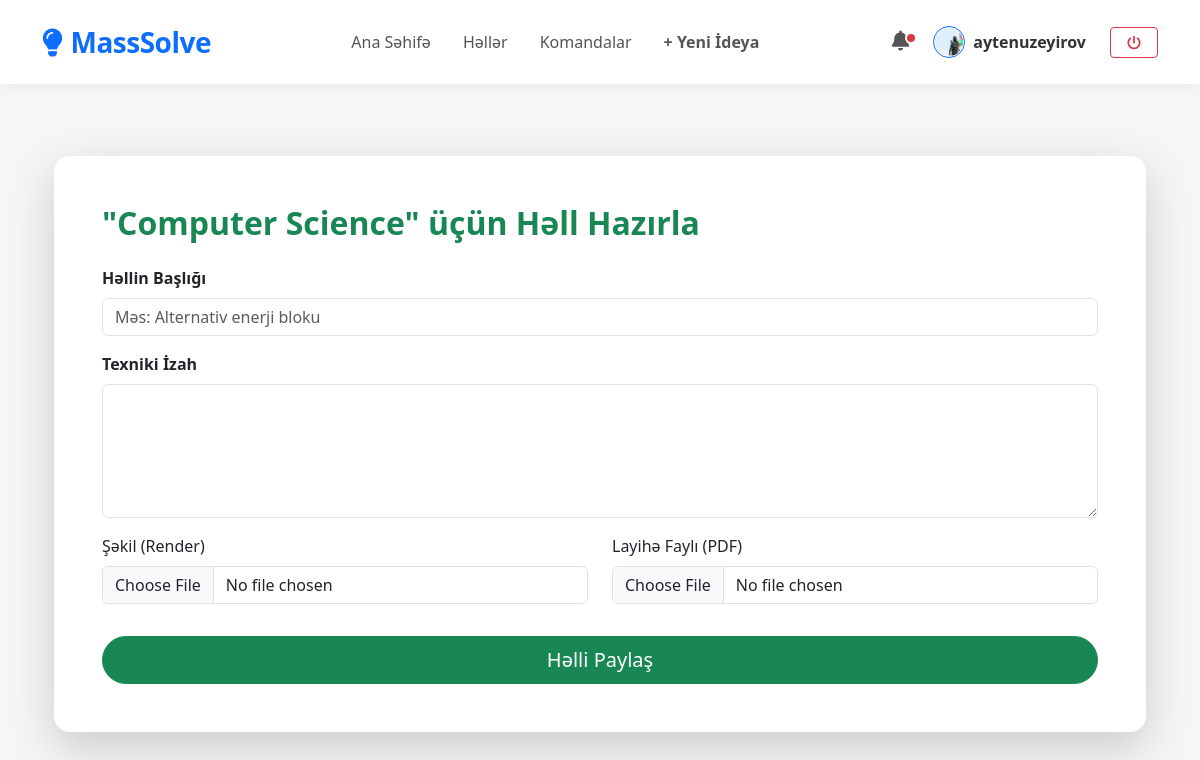
Screenshot of /idea/3/add-solution/ (signed in) with the database file from the repository.
### users/models.py (models this page shows, shortened)
class User(AbstractUser):
    is_student = models.BooleanField(default=False)
    is_manufacturer = models.BooleanField(default=False)
    bio = models.TextField(max_length=500, blank=True)
    karma = models.IntegerField(default=0)

### innovation/models.py (models this page shows, shortened)
class Profile(models.Model):
    user = models.OneToOneField(settings.AUTH_USER_MODEL, on_delete=models.CASCADE, related_name='profile')
    bio = models.TextField(max_length=500, blank=True, verbose_name="Haqqında")
    location = models.CharField(max_length=100, blank=True, verbose_name="Məkan")
    avatar = models.ImageField(upload_to='avatars/', default='avatars/default.png', blank=True, null=True)

class Idea(models.Model):
    author = models.ForeignKey(settings.AUTH_USER_MODEL, on_delete=models.CASCADE, related_name='ideas')
    category = models.ForeignKey(Category, on_delete=models.SET_NULL, null=True, related_name='ideas', blank=True)
    title = models.CharField(max_length=255, verbose_name="İdeya Başlığı")
    description = models.TextField(verbose_name="Ətraflı İzah")
    is_official_product = models.BooleanField(default=False, verbose_name="Rəsmi Məhsuldur?")
    image = models.ImageField(upload_to='ideas/%Y/%m/%d/', blank=True, null=True, verbose_name="Şəkil/Render")
    votes = models.ManyToManyField(settings.AUTH_USER_MODEL, related_name='idea_votes', blank=True)
    created_at = models.DateTimeField(auto_now_add=True)
    updated_at = models.DateTimeField(auto_now=True)
    class Meta:
        ordering = ['-created_at']

### innovation/views.py (the view, shortened to what this page needs)
# urls.py: path('idea/<int:pk>/add-solution/', views.add_solution, name='add_solution'),
@login_required
def add_solution(request, pk):
    idea = get_object_or_404(Idea, pk=pk)
    return render(request, 'innovation/add_solution.html', {'idea': idea})

### innovation/templates/innovation/add_solution.html (shortened to what this page needs)
{% extends 'base.html' %}
{% block content %}
<div class="container py-5">
    <div class="card border-0 shadow-lg p-5 rounded-4">
        <h2 class="fw-bold mb-4 text-success">"{{ idea.title }}" üçün Həll Hazırla</h2>
        <form method="POST" enctype="multipart/form-data">
            <div class="mb-3">
                <label class="form-label fw-bold">Həllin Başlığı</label>
                <input type="text" name="title" class="form-control" placeholder="Məs: Alternativ enerji bloku" required>
            </div>
            <div class="mb-3">
                <label class="form-label fw-bold">Texniki İzah</label>
                <textarea name="description" class="form-control" rows="5" required></textarea>
            </div>
            <div class="row">
                <div class="col-md-6 mb-3">
                    <label class="form-label">Şəkil (Render)</label>
                    <input type="file" name="image" class="form-control">
                </div>
                <div class="col-md-6 mb-3">
                    <label class="form-label">Layihə Faylı (PDF)</label>
                    <input type="file" name="file" class="form-control">
                </div>
            </div>
            <button type="submit" class="btn btn-success btn-lg w-100 rounded-pill mt-3">Həlli Paylaş</button>
        </form>
    </div>
</div>
{% endblock %}

### templates/base.html (shortened to what this page needs)
<!DOCTYPE html>
<html lang="az">
<head>
    <link href="https://cdn.jsdelivr.net/npm/bootstrap@5.3.0/dist/css/bootstrap.min.css" rel="stylesheet">
    <link rel="stylesheet" href="https://cdnjs.cloudflare.com/ajax/libs/font-awesome/6.0.0/css/all.min.css">
</head>
<body>
<nav class="navbar navbar-expand-lg py-3 sticky-top">
    <div class="container">
        <a class="navbar-brand fs-3" href="{% url 'home' %}">
            <i class="fa-solid fa-lightbulb me-2"></i>MassSolve
        </a>
        <div class="collapse navbar-collapse" id="navbarMain">
            <ul class="navbar-nav mx-auto mb-2 mb-lg-0">
                <li class="nav-item">
                    <a class="nav-link px-3" href="{% url 'home' %}">Ana Səhifə</a>
                </li>
                <li class="nav-item">
                    <a class="nav-link px-3" href="{% url 'solutions_home' %}">Həllər</a>
                </li>
                <li class="nav-item">
                    <a class="nav-link px-3" href="{% url 'team_list' %}">Komandalar</a>
                </li>
                {% if user.is_authenticated %}
                <li class="nav-item">
                    <a class="nav-link px-3 fw-bold text-primary" href="{% url 'create_idea' %}">+ Yeni İdeya</a>
                </li>
                {% endif %}
            </ul>
            <div class="d-flex align-items-center gap-3">
                {% if user.is_authenticated %}
                    <a href="{% url 'manage_requests' %}" class="nav-link position-relative px-2">
                        <i class="fa-solid fa-bell fs-5"></i>
                        <span class="notification-dot"></span>
                    </a>
                    <a href="{% url 'profile' user.username %}" class="user-link d-flex align-items-center gap-2">
                        {% if user.profile.avatar %}
                            <img src="{{ user.profile.avatar.url }}" class="rounded-circle nav-avatar">
                        {% else %}
                            <div class="bg-primary text-white rounded-circle d-flex align-items-center justify-content-center fw-bold" style="width: 32px; height: 32px; font-size: 0.8rem;">
                                {{ user.username|first|upper }}
                            </div>
                        {% endif %}
                        <span class="d-none d-md-inline">{{ user.username }}</span>
                    </a>
                    <form action="{% url 'logout' %}" method="post" class="m-0">
                        <button type="submit" class="btn btn-outline-danger btn-sm px-3 ms-2">
                            <i class="fa-solid fa-power-off"></i>
                        </button>
                    </form>
                {% else %}
                    <a href="{% url 'login' %}" class="btn btn-link text-decoration-none text-dark me-2">Giriş</a>
                    <a href="{% url 'register' %}" class="btn btn-primary btn-auth px-4 shadow-sm">Qeydiyyat</a>
                {% endif %}
            </div>
        </div>
    </div>
</nav>
<div class="container mt-4 pb-5">
    {% block content %}
    {% endblock %}
</div>
</body>
</html>

### templates/base.html (style rules this page uses)
body { background-color: #f4f7f6; }
.navbar { background-color: #ffffff; box-shadow: 0 2px 10px rgba(0,0,0,0.05); }
.navbar-brand { font-weight: 800; color: #0d6efd !important; letter-spacing: -0.5px; }
.nav-link { font-weight: 500; color: #555 !important; transition: 0.3s; }
.user-link { text-decoration: none; color: #333; font-weight: 600; transition: 0.2s; }
.nav-avatar { width: 32px; height: 32px; object-fit: cover; border: 1px solid #0d6efd; padding: 1px; }
.notification-dot { position: absolute; top: 2px; right: 0; padding: 4px; background-color: #dc3545; border: 2px solid #fff; border-radius: 50%; }

### rows the page displays
User: profile.avatar (picture), username "aytenuzeyirov"
Idea: title "Computer Science"
